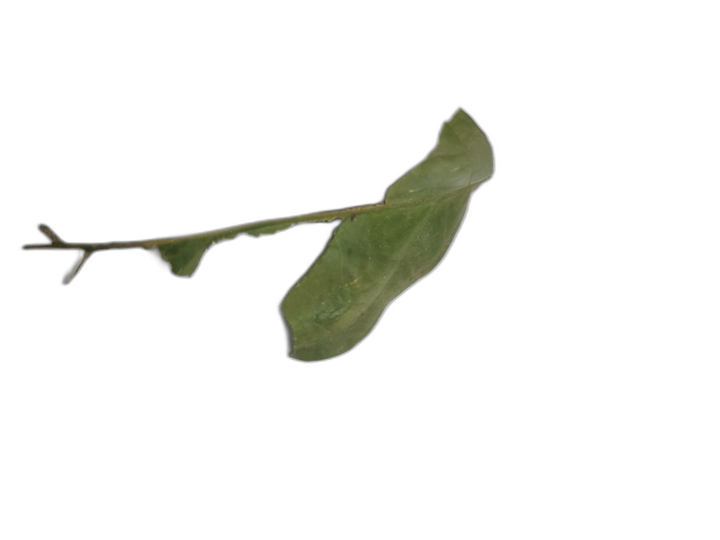
#> input picture anthracnose/Anthracnose_101.png, 1440 x 1080 px (shown at 1/2 size)
$ python prepare_data.py
#> lines starting #> are read from the running program, lines starting #| are printed output that depends on the picture
import os
import random
import shutil
from PIL import Image

BASE_DIR = "."

# ----------------------------
# STEP 1 — Rename folders
# ----------------------------
rename_map = {
    "Anthracnose": "anthracnose",
    "Cholorosis": "chlorosis",
    "Dried Leaf": "dried_leaf",
    "Healthy": "healthy",
    "Initial stage": "initial_stage",
    "Leaf Blight": "leaf_blight",
    "Leaf Spot": "leaf_spot",
    "Pest Damage": "pest_damage",
    "Rustdiseases": "rust_diseases"
}

def rename_folders(base_path):
#> called with base_path = '.'
    for old_name, new_name in rename_map.items():
        old_path = os.path.join(base_path, old_name)
        new_path = os.path.join(base_path, new_name)

        if os.path.exists(old_path):
            os.rename(old_path, new_path)
            print(f"Renamed: {old_name} → {new_name}")

# ----------------------------
# STEP 2 — Clean + Resize
# ----------------------------
def clean_and_resize(folder, size=(224,224)):
#> called with folder = '.', size = (224, 224)
    for class_name in os.listdir(folder):

        # skip unwanted folders
        if class_name.startswith(".") or class_name == "final_dataset":
            continue

        class_path = os.path.join(folder, class_name)

        if not os.path.isdir(class_path):
            continue

        for img_name in os.listdir(class_path):

            # only images
            if not img_name.lower().endswith((".png", ".jpg", ".jpeg")):
                continue

            img_path = os.path.join(class_path, img_name)

            try:
                img = Image.open(img_path).convert("RGB")
                img = img.resize(size)
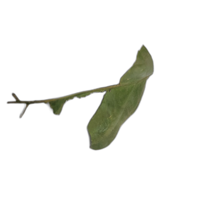
#> img: PIL image 224x224 RGB; mean R, G, B 243.9, 244.4, 241.6
                img.save(img_path)
            except:
                print(f"Removed corrupt: {img_path}")
                try:
                    os.remove(img_path)
                except:
                    print(f"Could not remove: {img_path}")

# ----------------------------
# STEP 3 — Split dataset
# ----------------------------
def split_dataset(source_dir, dest_dir, train=0.7, val=0.15, test=0.15):

#> called with source_dir = '.', dest_dir = 'final_dataset', train = 0.7, val = 0.15, test = 0.15
    for class_name in os.listdir(source_dir):

        # skip unwanted folders
        if class_name.startswith(".") or class_name == "final_dataset":
            continue

        class_path = os.path.join(source_dir, class_name)

        if not os.path.isdir(class_path):
            continue

        # only image files
        files = [
            f for f in os.listdir(class_path)
            if f.lower().endswith((".png", ".jpg", ".jpeg"))
        ]

        random.shuffle(files)

        n = len(files)
        train_end = int(train * n)
        val_end = train_end + int(val * n)

        splits = {
            "train": files[:train_end],
            "val": files[train_end:val_end],
            "test": files[val_end:]
        }

        for split_name, split_files in splits.items():
            split_path = os.path.join(dest_dir, split_name, class_name)
            os.makedirs(split_path, exist_ok=True)

            for file in split_files:
                src = os.path.join(class_path, file)
                dst = os.path.join(split_path, file)
                shutil.copy(src, dst)

    print("Dataset split completed!")

# ----------------------------
# RUN PIPELINE
# ----------------------------
rename_folders(BASE_DIR)
clean_and_resize(BASE_DIR)
split_dataset(BASE_DIR, "final_dataset")
